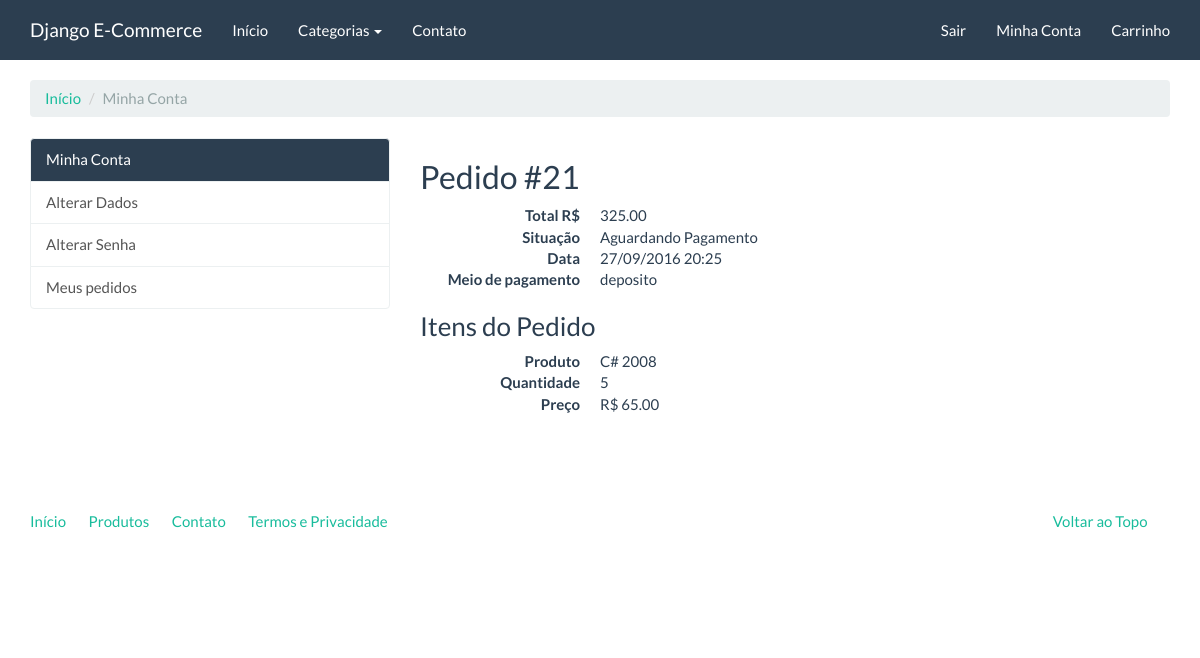
/compras/meus-pedidos/21/ (signed in), run on the app's committed database.
### checkout/models.py (models this page shows, shortened)
class Order(models.Model):
    user = models.ForeignKey(settings.AUTH_USER_MODEL, verbose_name='Usuário')
    status = models.IntegerField('Situação', choices=STATUS_CHOICES, default=0, blank=True)
    payment_option = models.CharField('Opção de pagamento', choices=PAYMENT_OPTION_CHOICES, max_length=20, default='deposito')
    created = models.DateTimeField('Criado em', auto_now_add=True)
    modified = models.DateTimeField('Modificado em', auto_now=True)
    objects = OrderManager()
    class Meta:
        verbose_name = 'Pedido'
        verbose_name_plural = 'Pedidos'
    def total(self):
        aggregate_queryset = self.items.aggregate(
            total=models.Sum(
                models.F('price') * models.F('quantity'),
                output_field=models.DecimalField()
            )
        )
        return aggregate_queryset['total']

class OrderItem(models.Model):
    order = models.ForeignKey(Order, verbose_name='Pedido', related_name='items')
    product = models.ForeignKey('catalog.Product', verbose_name='Produto')
    quantity = models.PositiveIntegerField('Quantidade', default=1)
    price = models.DecimalField('Preço', decimal_places=2, max_digits=8)
    class Meta:
        verbose_name = 'Item do pedido'
        verbose_name_plural = 'Itens dos pedidos'

### catalog/models.py (models this page shows, shortened)
class Product(models.Model):
    name = models.CharField('Nome', max_length=100)
    slug = models.SlugField('Identificador', max_length=100)
    category = models.ForeignKey('catalog.Category', verbose_name='Categoria')
    description = models.TextField('Descrição', blank=True)
    price = models.DecimalField('Preço', decimal_places=2, max_digits=8)
    created = models.DateField('Criado em', auto_now_add=True)
    modified = models.DateField('Modificado em', auto_now=True)
    def __str__(self):
        return self.name
    class Meta:
        verbose_name = 'Produto'
        verbose_name_plural = 'Produtos'
        ordering = ['name']

### checkout/views.py (the view)
class OrderDetailView(LoginRequiredMixin, DetailView):
    template_name = 'checkout/order_detail.html'
    def get_queryset(self):
        return Order.objects.filter(user=self.request.user)

### catalog/context_processors.py (called while the page is built)
def categories(request):
    return {
        'categories': Category.objects.all()
    }

### catalog/models.py (called while the page is built)
    def get_absolute_url(self):
        return reverse('catalog:category', kwargs={'slug': self.slug})

### checkout/templates/checkout/order_detail.html (shortened to what this page needs)
{% extends "accounts/index.html" %}
{% block accounts_container %}
    <h2>Pedido #{{ order.pk }}</h2>
    <dl class="dl-horizontal">
        <dt>Total R$</dt>
        <dd>{{ object.total|floatformat:"2" }}</dd>
        <dt>Situação</dt>
        <dd>{{ object.get_status_display }}</dd>
        <dt>Data</dt>
        <dd>{{ object.created|date:"d/m/Y H:i" }}</dd>
        <dt>Meio de pagamento</dt>
        <dd>{{ object.get_payment_option_display }}</dd>
    </dl>
    <h3>Itens do Pedido</h3>
    {% for item in object.items.all %}
        <dl class="dl-horizontal">
            <dt>Produto</dt>
            <dd>{{ item.product }}</dd>
            <dt>Quantidade</dt>
            <dd>{{ item.quantity }}</dd>
            <dt>Preço</dt>
            <dd>R$ {{ item.price|floatformat:"2" }}</dd>
        </dl>
    {% endfor %}
{% endblock %}

### data on the page
Order: pk "21", total "325.00", status "Aguardando Pagamento", created "27/09/2016 20:25", payment_option "deposito"
OrderItem: product "C# 2008", quantity "5", price "65.00"
